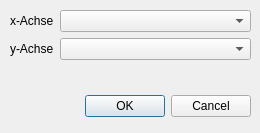
<?xml version="1.0" encoding="UTF-8"?>
<ui version="4.0">
 <class>Dialog</class>
 <widget class="QDialog" name="Dialog">
  <property name="windowModality">
   <enum>Qt::ApplicationModal</enum>
  </property>
  <property name="geometry">
   <rect>
    <x>0</x>
    <y>0</y>
    <width>260</width>
    <height>133</height>
   </rect>
  </property>
  <property name="windowTitle">
   <string>Dialog</string>
  </property>
  <property name="modal">
   <bool>true</bool>
  </property>
  <widget class="QDialogButtonBox" name="buttonBox">
   <property name="geometry">
    <rect>
     <x>10</x>
     <y>90</y>
     <width>241</width>
     <height>32</height>
    </rect>
   </property>
   <property name="cursor">
    <cursorShape>PointingHandCursor</cursorShape>
   </property>
   <property name="orientation">
    <enum>Qt::Horizontal</enum>
   </property>
   <property name="standardButtons">
    <set>QDialogButtonBox::Cancel|QDialogButtonBox::Ok</set>
   </property>
  </widget>
  <widget class="QWidget" name="formLayoutWidget">
   <property name="geometry">
    <rect>
     <x>10</x>
     <y>10</y>
     <width>241</width>
     <height>81</height>
    </rect>
   </property>
   <layout class="QFormLayout" name="formLayout">
    <item row="0" column="0">
     <widget class="QLabel" name="xAchseLabel">
      <property name="text">
       <string>x-Achse</string>
      </property>
     </widget>
    </item>
    <item row="0" column="1">
     <widget class="QComboBox" name="xComboBox"/>
    </item>
    <item row="1" column="0">
     <widget class="QLabel" name="yAchseLabel">
      <property name="text">
       <string>y-Achse</string>
      </property>
     </widget>
    </item>
    <item row="1" column="1">
     <widget class="QComboBox" name="yComboBox">
      <property name="sizePolicy">
       <sizepolicy hsizetype="Preferred" vsizetype="Fixed">
        <horstretch>0</horstretch>
        <verstretch>0</verstretch>
       </sizepolicy>
      </property>
      <property name="cursor">
       <cursorShape>PointingHandCursor</cursorShape>
      </property>
     </widget>
    </item>
   </layout>
  </widget>
 </widget>
 <resources/>
 <connections>
  <connection>
   <sender>buttonBox</sender>
   <signal>accepted()</signal>
   <receiver>Dialog</receiver>
   <slot>accept()</slot>
   <hints>
    <hint type="sourcelabel">
     <x>248</x>
     <y>254</y>
    </hint>
    <hint type="destinationlabel">
     <x>157</x>
     <y>274</y>
    </hint>
   </hints>
  </connection>
  <connection>
   <sender>buttonBox</sender>
   <signal>rejected()</signal>
   <receiver>Dialog</receiver>
   <slot>reject()</slot>
   <hints>
    <hint type="sourcelabel">
     <x>316</x>
     <y>260</y>
    </hint>
    <hint type="destinationlabel">
     <x>286</x>
     <y>274</y>
    </hint>
   </hints>
  </connection>
 </connections>
</ui>
